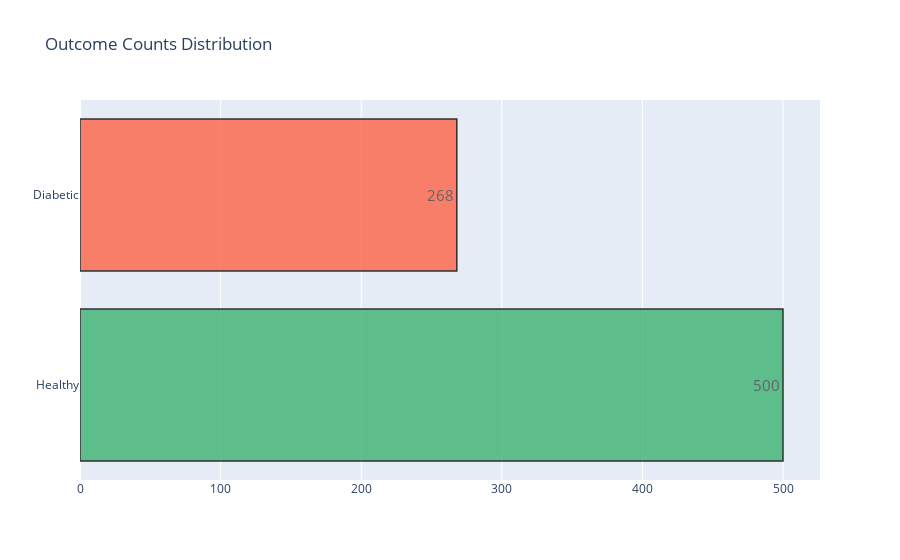
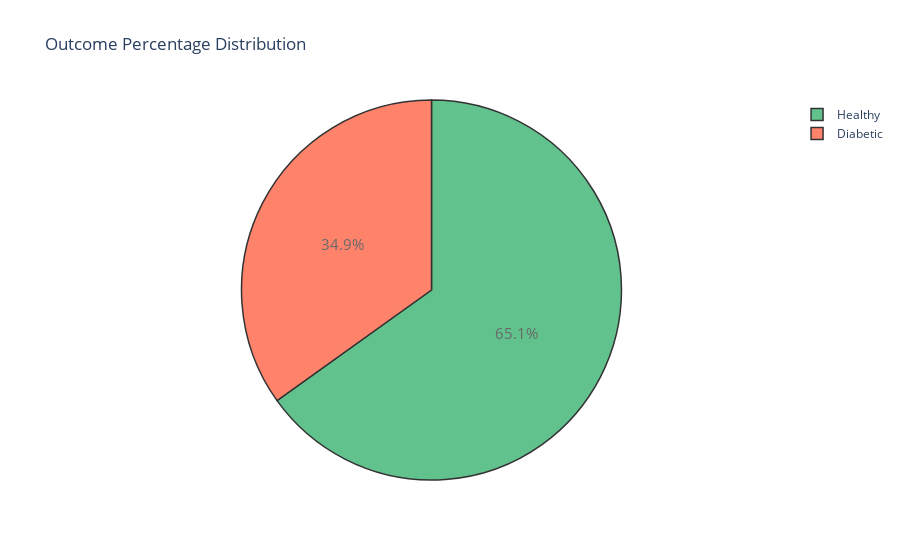

The notebook cell these images were saved under, in order:
### Code cell
# Split the data into two groups based on the 'Outcome'
diabetic_patients = data[data['Outcome'] != 0]
non_diabetic_patients = data[data['Outcome'] == 0]

# ------------- BAR CHART FOR OUTCOME COUNTS -------------
def plot_outcome_counts():
    bar_trace = go.Bar(
        x=data['Outcome'].value_counts().values.tolist(),
        y=['Healthy', 'Diabetic'],
        orientation='h',
        text=data['Outcome'].value_counts().values.tolist(),
        textfont=dict(size=15),
        textposition='auto',
        opacity=0.8,
        marker=dict(
            color=['mediumseagreen', 'tomato'],
            line=dict(color='#000000', width=1.5)
        )
    )
    
    layout_config = dict(title='Outcome Counts Distribution')
    fig = dict(data=[bar_trace], layout=layout_config)
    py.iplot(fig)

# ------------- PIE CHART FOR OUTCOME PERCENTAGES -------------
def plot_outcome_percentages():
    pie_trace = go.Pie(
        labels=['Healthy', 'Diabetic'],
        values=data['Outcome'].value_counts(),
        textfont=dict(size=15),
        opacity=0.8,
        marker=dict(
            colors=['mediumseagreen', 'tomato'],
            line=dict(color='#000000', width=1.5)
        )
    )
    
    layout_config = dict(title='Outcome Percentage Distribution')
    fig = dict(data=[pie_trace], layout=layout_config)
    py.iplot(fig)

# Call the functions to display the plots
plot_outcome_counts()
plot_outcome_percentages()

### Figure 1 — Plotly figure (JSON) as saved in the notebook; plotly's stock layout.template omitted (floating-point values rounded to 4 significant figures)
{"data": [{"marker": {"color": ["mediumseagreen", "tomato"], "line": {"color": "#000000", "width": 1.5}}, "opacity": 0.8, "orientation": "h", "text": ["500", "268"], "textfont": {"size": 15}, "textposition": "auto", "type": "bar", "x": [500, 268], "y": ["Healthy", "Diabetic"]}], "layout": {"autosize": true, "title": {"text": "Outcome Counts Distribution"}, "xaxis": {"autorange": true, "range": [0, 526.3], "type": "linear"}, "yaxis": {"autorange": true, "range": [-0.5, 1.5], "type": "category"}}}

### Figure 2 — Plotly figure (JSON) as saved in the notebook; plotly's stock layout.template omitted (floating-point values rounded to 4 significant figures)
{"data": [{"labels": ["Healthy", "Diabetic"], "marker": {"colors": ["mediumseagreen", "tomato"], "line": {"color": "#000000", "width": 1.5}}, "opacity": 0.8, "textfont": {"size": 15}, "type": "pie", "values": [500, 268]}], "layout": {"autosize": true, "title": {"text": "Outcome Percentage Distribution"}}}
